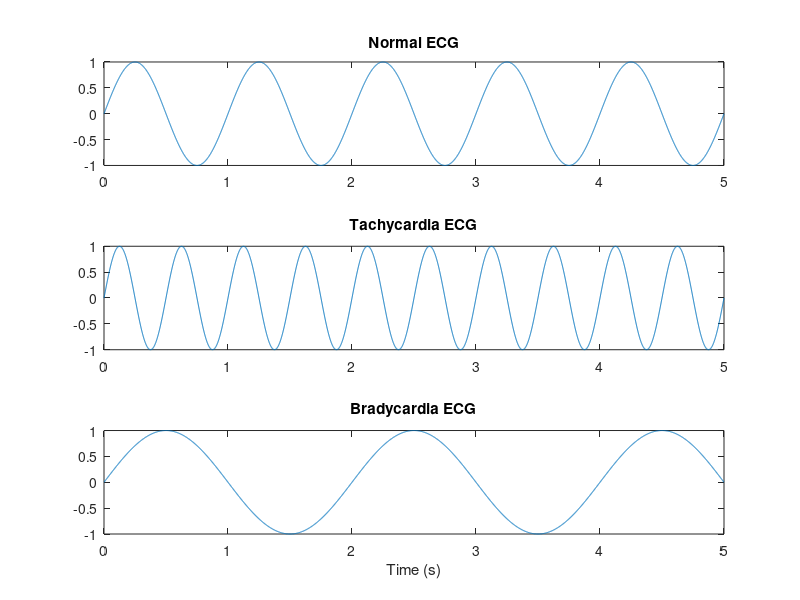

The MATLAB source for this figure:
clc;
clear;
close all;

t = 0:0.001:5;

% Normal ECG
normal_ecg = sin(2*pi*1*t);

% Tachycardia ECG
tachy_ecg = sin(2*pi*2*t);

% Bradycardia ECG
brady_ecg = sin(2*pi*0.5*t);

figure

subplot(3,1,1)
plot(t, normal_ecg)
title('Normal ECG')

subplot(3,1,2)
plot(t, tachy_ecg)
title('Tachycardia ECG')

subplot(3,1,3)
plot(t, brady_ecg)
title('Bradycardia ECG')

xlabel('Time (s)')
